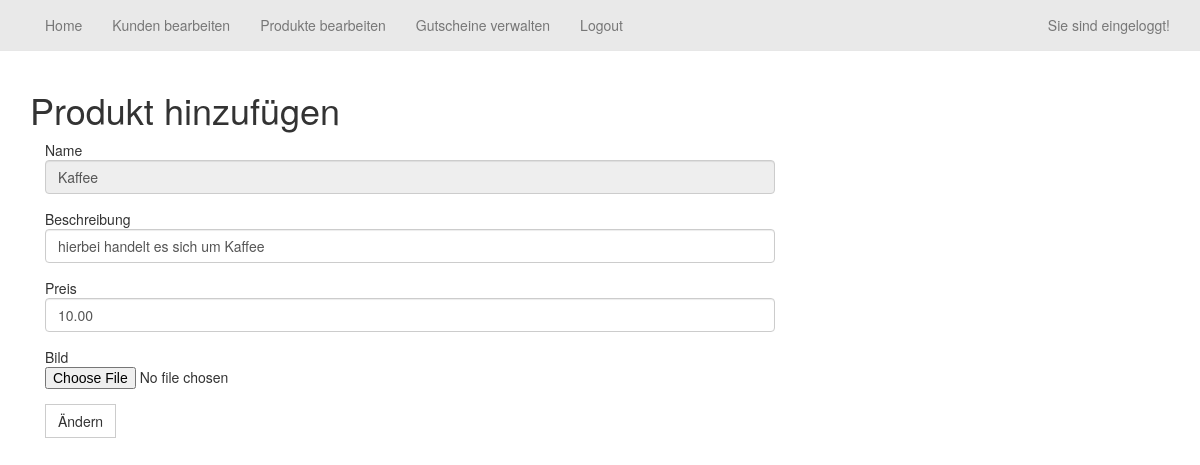
The app's page /index.php?page=ChangeProducts&name=Kaffee (signed in), older data.
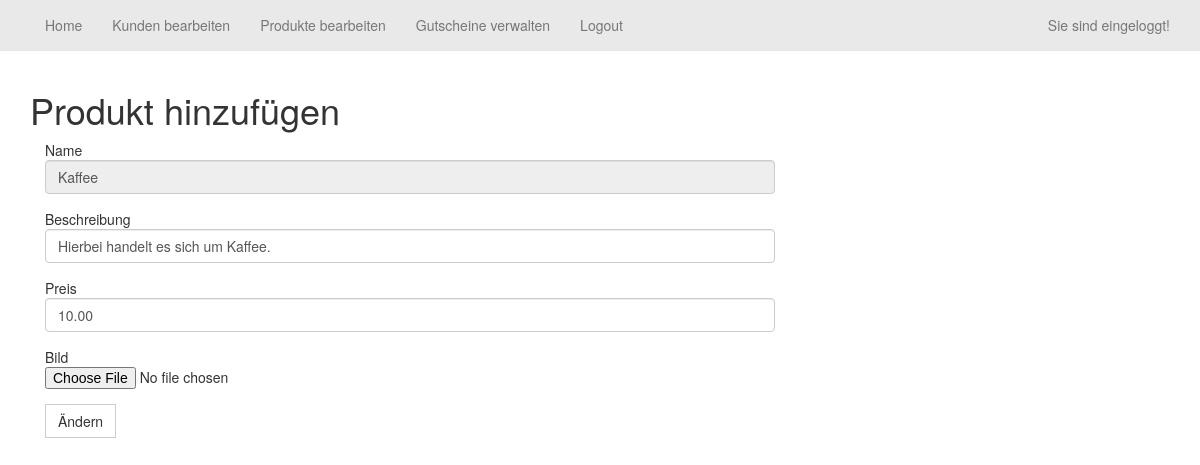
The same page, newer data.
### tables this page shows
CREATE TABLE `products` (
  `Name` varchar(30) NOT NULL,
  `Description` text NOT NULL,
  `pathtopicture` varchar(256) NOT NULL,
  `price` decimal(10,2) NOT NULL
);

### sites/ChangeProducts.php (the view, shortened to what this page needs)
<!DOCTYPE html>
<html>
    <head>
    </head>
    <body>
        <?php
        $Name = $_GET['name'];
        if (!empty($_POST)) {
            $name = $_POST["InputName"];
            $description = $_POST["InputDescription"];
            $price = $_POST["InputPrice"];
            $dateiname = $_FILES['mypicture']['name'];
            if (!$_FILES['mypicture']['error']) {
                move_uploaded_file($_FILES['mypicture']['tmp_name'], "images/$dateiname");
            }
            $sql = "update products set Description='$description', pathtopicture='$dateiname', price='$price' where Name='$name'";
            $result = $dbconn->query($sql);
            if ($result == true) {
                header("Location: index.php?page=ListProducts");
                exit;
            }
        }
        else {
        $sql = "select * from products where Name = '$Name'";
        $result = $dbconn->query($sql);
        $row = $result->fetch_object();
        $Name = $row->Name;
        $Description = $row->Description;
        $price = $row->price;
    }
        ?>
        <div class="container">
            <h1>Produkt hinzufügen</h1>
            <form class='col-md-8' action='index.php?page=ChangeProducts' method='Post' enctype="multipart/form-data">
                <div class='form-group'>
                    Name
                    <input type='text' class='form-control' name='InputName' placeholder='Name' value="<?php echo $Name; ?>" readonly="true">
                </div>
                <div class='form-group'>
                    Beschreibung
                    <input type='text' class='form-control' name='InputDescription' placeholder='Beschreibung' value="<?php echo $Description; ?>" required="true">
                </div>
                <div class='form-group'>
                    Preis
                    <input type='text' class='form-control' name='InputPrice' placeholder='Preis' value="<?php echo $price; ?>" required="true">
                </div>
                <div class='form-group'>
                    Bild
                    <input type="file" name="mypicture" accept="image/*" required="true">
                </div>
                <button type='submit' class='btn btn-default'>Ändern</button>
            </form>
        </div>
    </body>
</html>

Row changes from the older to the newer data that the page shows:
changed products "Kaffee": InputDescription "hierbei handelt es sich um Kaffee" → "Hierbei handelt es sich um Kaffee."
